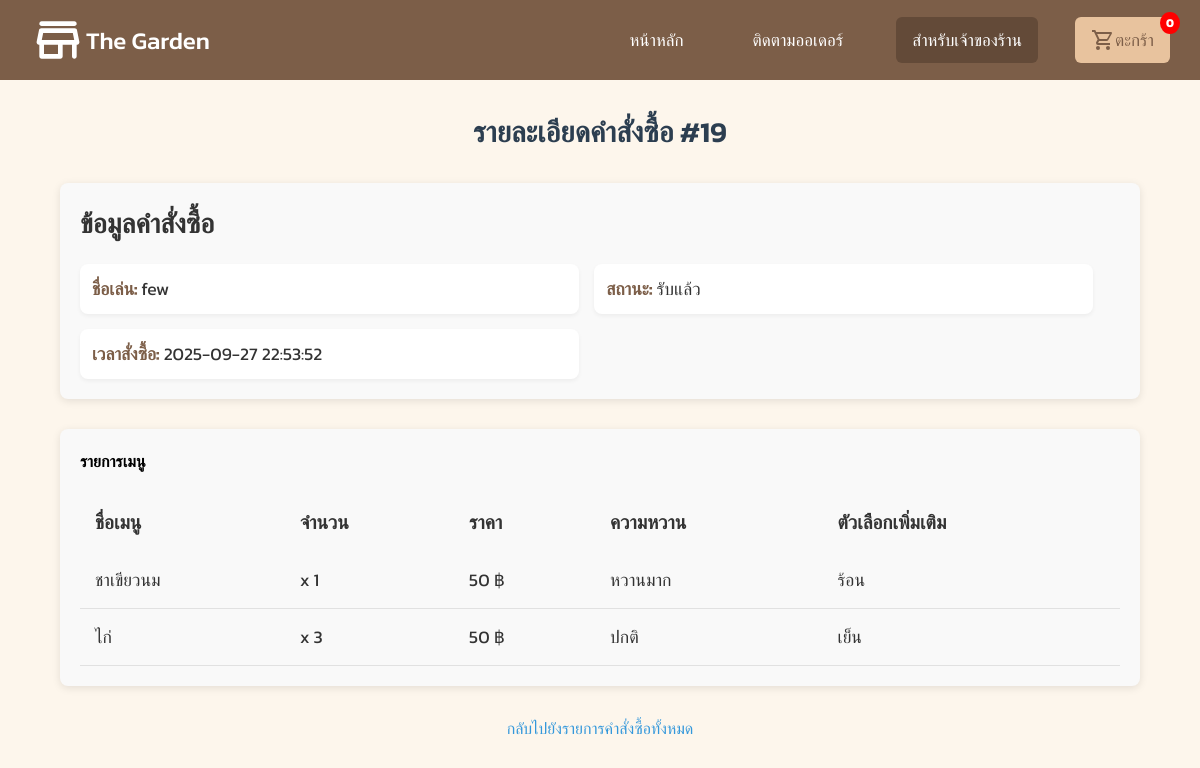
The app's page /track-orders/19 with its own data.
### tables this page shows
CREATE TABLE "orders" (
    id INTEGER UNIQUE,
    nickname TEXT NOT NULL,
    phone TEXT NOT NULL,
    note TEXT,
    cart_data TEXT,
    status TEXT,
    timestamp DATETIME,
    slip_filename TEXT, cancel_token TEXT,
    PRIMARY KEY(id)
);

### app.py (the view)
@app.route('/track-orders/<int:order_id>', methods=['GET'])
def view_order(order_id):
    with get_db() as db:
        order = db.execute("""
            SELECT id, nickname, status, timestamp, cart_data
            FROM orders
            WHERE id = ?
        """, (order_id,)).fetchone()
        if order:
            cart = json.loads(order['cart_data'])  # แปลง JSON เป็น list
            return render_template('view_order_customer.html', order=order, cart=cart)
    return "ไม่พบคำสั่งซื้อนี้"

### app.py (called while the page is built)
def get_db():
    conn = sqlite3.connect(db_garden, timeout=10)
    conn.row_factory = sqlite3.Row
    return conn

### templates/view_order_customer.html
{% extends "layout.html" %}
{% block content %}
<h1 class="order-title">รายละเอียดคำสั่งซื้อ #{{ order['id'] }}</h1>
<section class="order-info">
  <h4 class="section-title">ข้อมูลคำสั่งซื้อ</h4>
  <div class="order-details">
    <div class="detail-item">
      <strong>ชื่อเล่น:</strong> {{ order['nickname'] }}
    </div>
    <div class="detail-item">
      <strong>สถานะ:</strong> {{ order['status'] }}
    </div>
    <div class="detail-item">
      <strong>เวลาสั่งซื้อ:</strong> {{ order['timestamp'] }}
    </div>
  </div>
</section>
<section class="order-items">
  <h4 class="section-title">รายการเมนู</h4>
  <table class="menu-table">
    <thead>
      <tr>
        <th>ชื่อเมนู</th>
        <th>จำนวน</th>
        <th>ราคา</th>
        <th>ความหวาน</th>
        <th>ตัวเลือกเพิ่มเติม</th>
      </tr>
    </thead>
    <tbody>
      {% for item in cart %}
      <tr class="menu-item">
        <td class="menu-name">{{ item['name'] }}</td>
        <td class="menu-qty">x {{ item['qty'] }}</td>
        <td class="menu-price">{{ item['price'] }} ฿</td>
        <td class="menu-sweetness">{{ item['sweetness'] if item['sweetness'] else 'ปกติ' }}</td>
        <td class="menu-options">{{ item['optionName'] if item['optionName'] else 'เย็น' }}</td>
      </tr>
      {% endfor %}
    </tbody>
  </table>
</section>
<footer>
  <p><a href="{{ url_for('track_orders') }}">กลับไปยังรายการคำสั่งซื้อทั้งหมด</a></p>
</footer>
{% endblock %}

### static/style.css (style rules this page uses)
:root { --brown: #7C5E48; --cream: #FDF6EC; --white: #fff; --black: #808080; --brown-hover: #634a38; --blue: #262c91; --cream-li: #E8C39E; --red: #E53E3E; --color-font: #583E2C; --img-color: #A67C52; }
* { margin: 0; padding: 0; box-sizing: border-box; font-family: "Kanit", sans-serif; }
body { background-color: var(--cream); height: 100%; overflow-x: hidden; overflow-y: hidden; position: relative; }
strong { color: var(--brown); }
.order-title { font-size: 2rem; color: #2c3e50; text-align: center; margin-top: 40px; margin-bottom: 30px; font-weight: 600; }
.order-info { margin: 30px auto; padding: 20px; background-color: #f9f9f9; border-radius: 8px; box-shadow: 0 2px 8px rgba(0, 0, 0, 0.1); width: 90%; max-width: 1200px; }
.order-info .section-title { font-size: 1.7rem; font-weight: bold; color: #333; margin-bottom: 20px; }
.order-info .order-details { display: flex; flex-wrap: wrap; gap: 15px; }
.order-info .detail-item { background-color: #ffffff; border-radius: 8px; padding: 12px; width: 48%; font-size: 1.1rem; color: #333; box-shadow: 0 2px 4px rgba(0, 0, 0, 0.05); }
.order-items { margin: 30px auto; padding: 20px; background-color: #f9f9f9; border-radius: 8px; box-shadow: 0 2px 8px rgba(0, 0, 0, 0.1); width: 90%; max-width: 1200px; }
.order-items .menu-table { width: 100%; border-collapse: collapse; margin-top: 20px; }
.order-items .menu-table th, .order-items .menu-table td { padding: 15px; text-align: left; }
.order-items .menu-table th { background-color: #f9f9f9; color: #333; font-weight: bold; font-size: 1.2rem; text-transform: uppercase; border: bottom 1px solid #b7b7b7; }
.order-items .menu-table td { font-size: 1.1rem; color: #333; border-bottom: 1px solid #e1e1e1; }
footer p { text-align: center; margin-top: 20px; }
footer a { color: #3498db; text-decoration: none; }
.order-title { font-size: 2rem; color: #2c3e50; text-align: center; margin-top: 30px; margin-bottom: 20px; font-weight: 600; }
.order-title { font-size: 1.8em; margin-bottom: 20px; }

### static/login.css (style rules this page uses)
:root { --brown:#7C5E48; --cream:#FDF6EC; --white:#fff; --black:#808080; --brown-hover:#634a38; --blue:#262c91; }
* { margin: 0; padding: 0; box-sizing: border-box; font-family: "Kanit", sans-serif; }

### records on screen
orders: id "19", nickname "few", status "รับแล้ว", timestamp "2025-09-27 22:53:52"

### other values on screen
{{ item['name'] }} "ชาเขียวนม" "ไก่"
{{ item['qty'] }} "1" "3"
{{ item['price'] }} "50" "50"
{{ item['sweetness'] if item['sweetness'] else 'ปกติ' }} "หวานมาก" "ปกติ"
{{ item['optionName'] if item['optionName'] else 'เย็น' }} "ร้อน" "เย็น"
